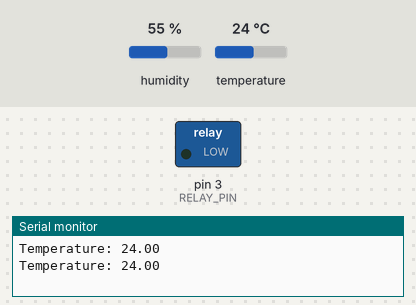
Bench run of a sketch on a simulated Arduino Uno, built with avr-gcc and run on an emulated ATmega328P. On the bench: switched loads named in the sketch (green lamp = pin HIGH), the last lines printed to the serial monitor. The test bench sets the inputs (shaded band); at power-on: temperature 24 °C, humidity 55 %.

Above: at 2.8 s.
2.9 s: temperature set to 26 °C
At 5.0 s:
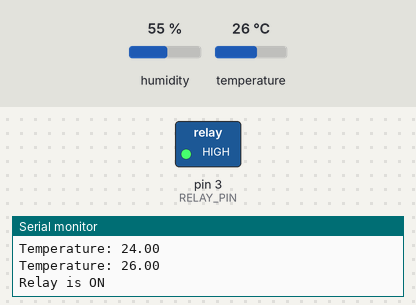
5.6 s: temperature set to 12 °C
At 7.4 s:
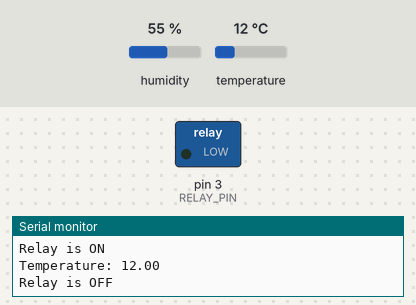
8.3 s: temperature set to 28 °C
At 11.0 s:
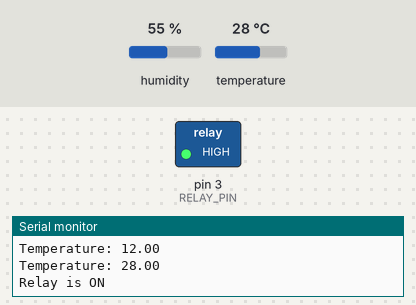
11.6 s: temperature set to 19 °C
At 13.4 s:
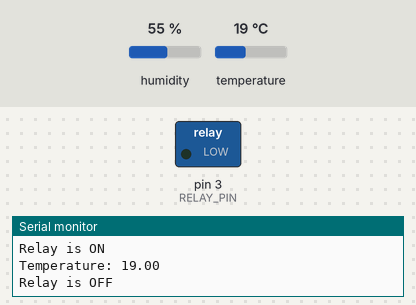
Timing chart, 0 to 14.9 s (numbered marks = the images above; inputs shaded):
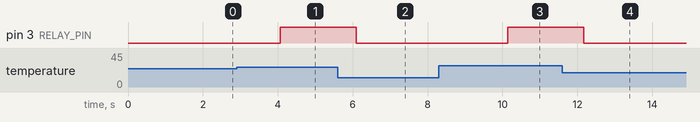

Measured:
- the behaviour switches between 24 and 25 °C on temperature (found by bisection; images 0 and 1)
- after the input at 2.9 s, pin 3 (RELAY_PIN): LOW → HIGH after 1.2 s
- after the input at 5.6 s, pin 3 (RELAY_PIN): HIGH → LOW after 0.50 s
- after the input at 8.3 s, pin 3 (RELAY_PIN): LOW → HIGH after 1.8 s
- after the input at 11.6 s, pin 3 (RELAY_PIN): HIGH → LOW after 0.57 s

The sketch:

relay_onoff.ino
```cpp
#include <DHT.h>

#define DHTPIN 2  // Digital pin connected to the DHT sensor
#define DHTTYPE DHT11  // DHT 11

#define RELAY_PIN 3  // Digital pin connected to the relay

DHT dht(DHTPIN, DHTTYPE);

float temperatureThreshold = 24.0; // Threshold temperature
bool relayState = false; // Flag to store relay state

void setup() {
  Serial.begin(9600);
  pinMode(RELAY_PIN, OUTPUT);
  dht.begin();
}

void loop() {
  // Reading temperature
  float temperature = dht.readTemperature();

  if (isnan(temperature)) {
    Serial.println("Failed to read from DHT sensor!");
    return;
  }

  Serial.print("Temperature: ");
  Serial.println(temperature);

  // Check if temperature is above threshold
  if (temperature > temperatureThreshold && !relayState) {
    digitalWrite(RELAY_PIN, HIGH); // Turn on the relay
    relayState = true; // Update relay state flag
    Serial.println("Relay is ON");
  } else if (temperature <= temperatureThreshold && relayState) {
    digitalWrite(RELAY_PIN, LOW); // Turn off the relay
    relayState = false; // Update relay state flag
    Serial.println("Relay is OFF");
  }

  // Delay between readings
  delay(2000);
}
```
